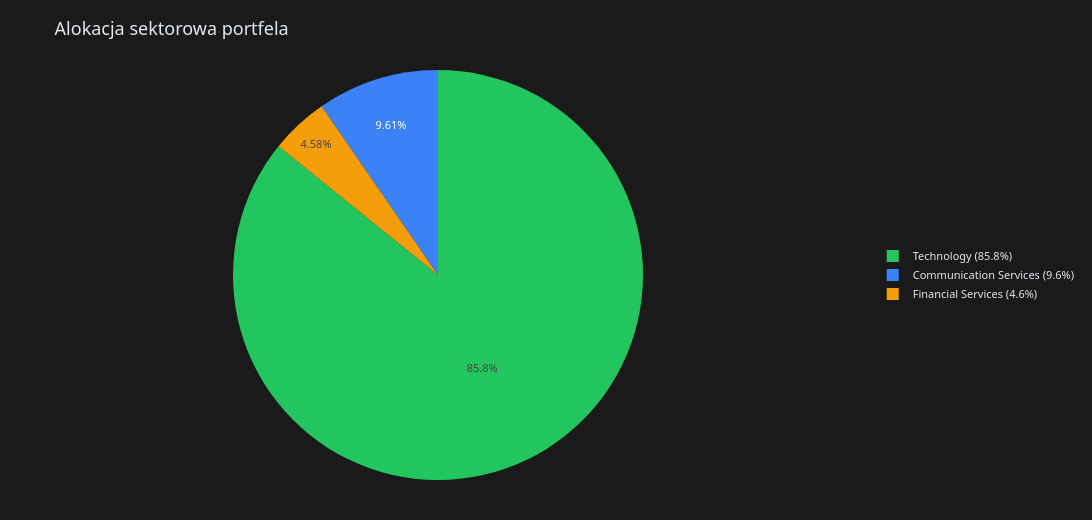

The code cell stored with this chart in its notebook:
### Markdown cell above
## Pozycje, sektory i metryki ryzyka

### Code cell
plot_sector_allocation(sector_allocation(positions)).show(config=PLOTLY_SHOW_CONFIG)

display(positions.sort_values("market_value_pln", ascending=False))
display(format_metrics_table(compute_metrics(nav, REPORT_CURRENCY), currency=REPORT_CURRENCY))
display(format_realized_pnl_table(realized_pnl_summary(accounts)))

### Figure 1 — Plotly figure (JSON) as saved in the notebook; plotly's stock layout.template omitted (floating-point values rounded to 4 significant figures)
{"data": [{"hole": 0, "insidetextorientation": "horizontal", "labels": ["Technology (85.8%)", "Communication Services (9.6%)", "Financial Services (4.6%)"], "marker": {"colors": ["#22c55e", "#3b82f6", "#f59e0b"]}, "textfont": {"size": 11}, "textinfo": "percent", "textposition": "inside", "type": "pie", "values": [12040.0, 1349.0, 642.7]}], "layout": {"font": {"color": "#e2e8f0", "family": "Segoe UI, Arial, sans-serif", "size": 13}, "height": 520, "hovermode": "x unified", "legend": {"font": {"size": 11}, "orientation": "v", "x": 1.02, "xanchor": "left", "y": 0.5, "yanchor": "middle"}, "margin": {"b": 40, "l": 20, "r": 160, "t": 70}, "paper_bgcolor": "#1a1a1a", "plot_bgcolor": "#2d2d2d", "showlegend": true, "title": {"text": "Alokacja sektorowa portfela"}, "width": 1100}}
